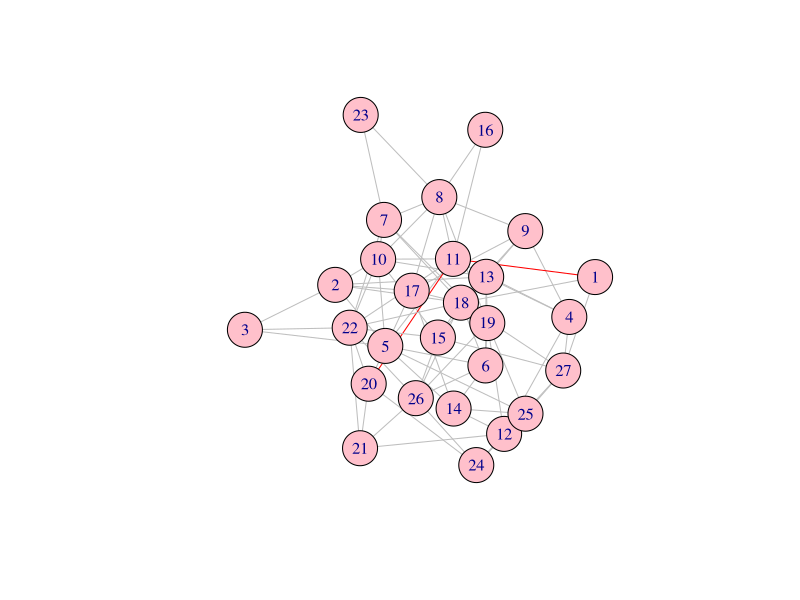
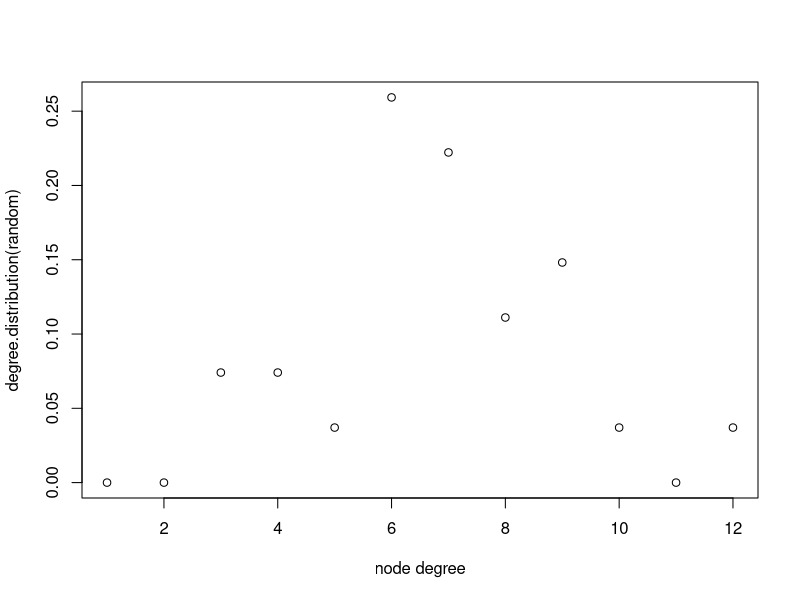

These charts were generated, in order, by the following R code:
## ---- chunk 1
knitr::opts_chunk$set(echo = TRUE)
## ---- chunk 2

#随机生成一个图
library(igraph)
random<-erdos.renyi.game(27,0.2,type=c("gnp", "gnm"),directed=F)
#gnm<-sample_gnm(10,20,directed = F)#基于gnm生成图
#gnp<-sample_gnp(10,0.3,directed = F)#基于gnp生成图
V(random)$color<-"pink"#设置顶点颜色
V(random)$size<-20#设置顶点大小
E(random)$color<-"grey"#设置边颜色
pa<-get.all.shortest.paths(random,1,20)$res[[1]]#最短路径算法
E(random,path=pa)$color<-"red"#设置路径边的颜色

plot(random,layout=layout.fruchterman.reingold)#绘制图
plot(degree.distribution(random), xlab="node degree")#度分布
mean_distance(random)#计算平均路径长度
transitivity(random)#计算聚类系数

